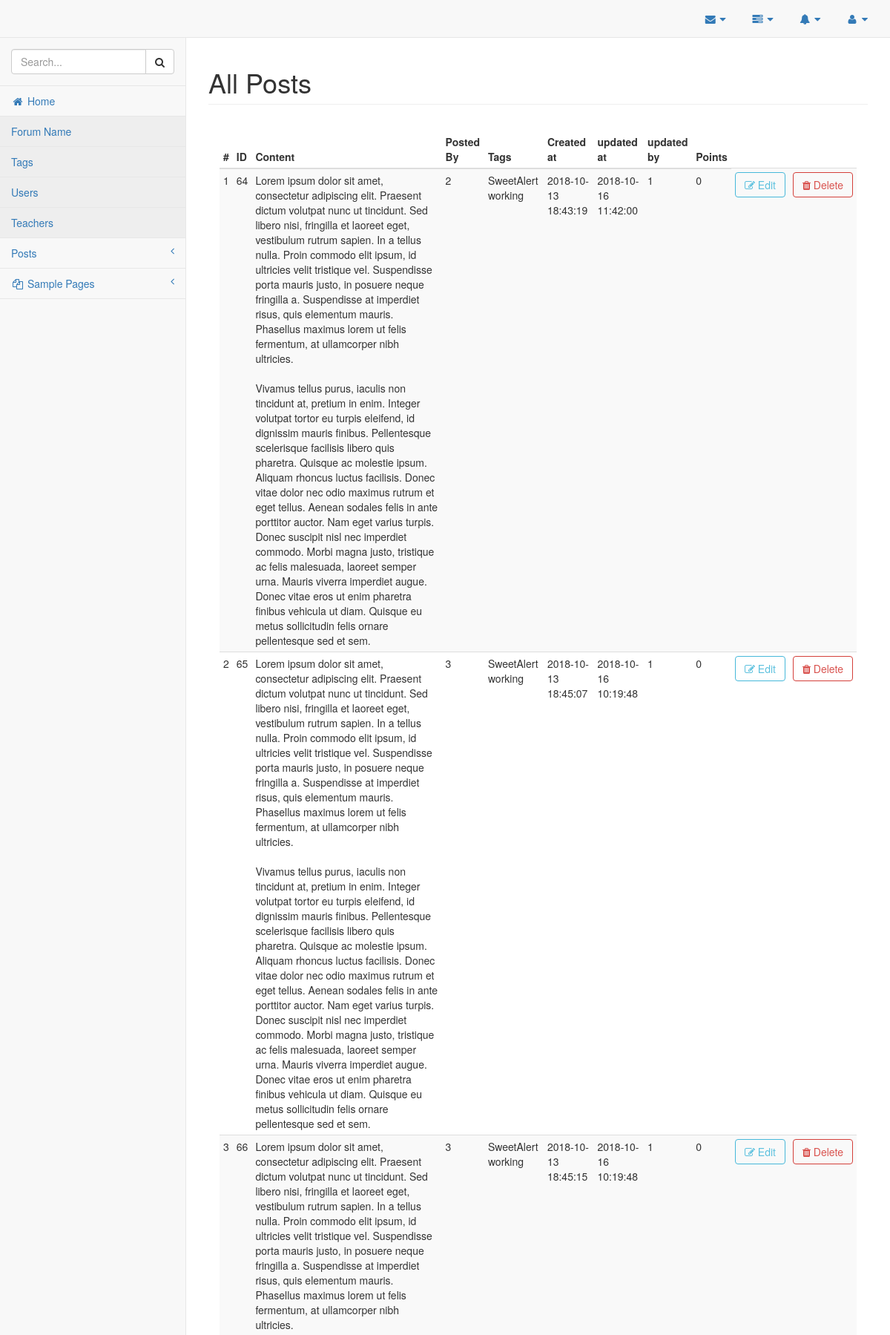
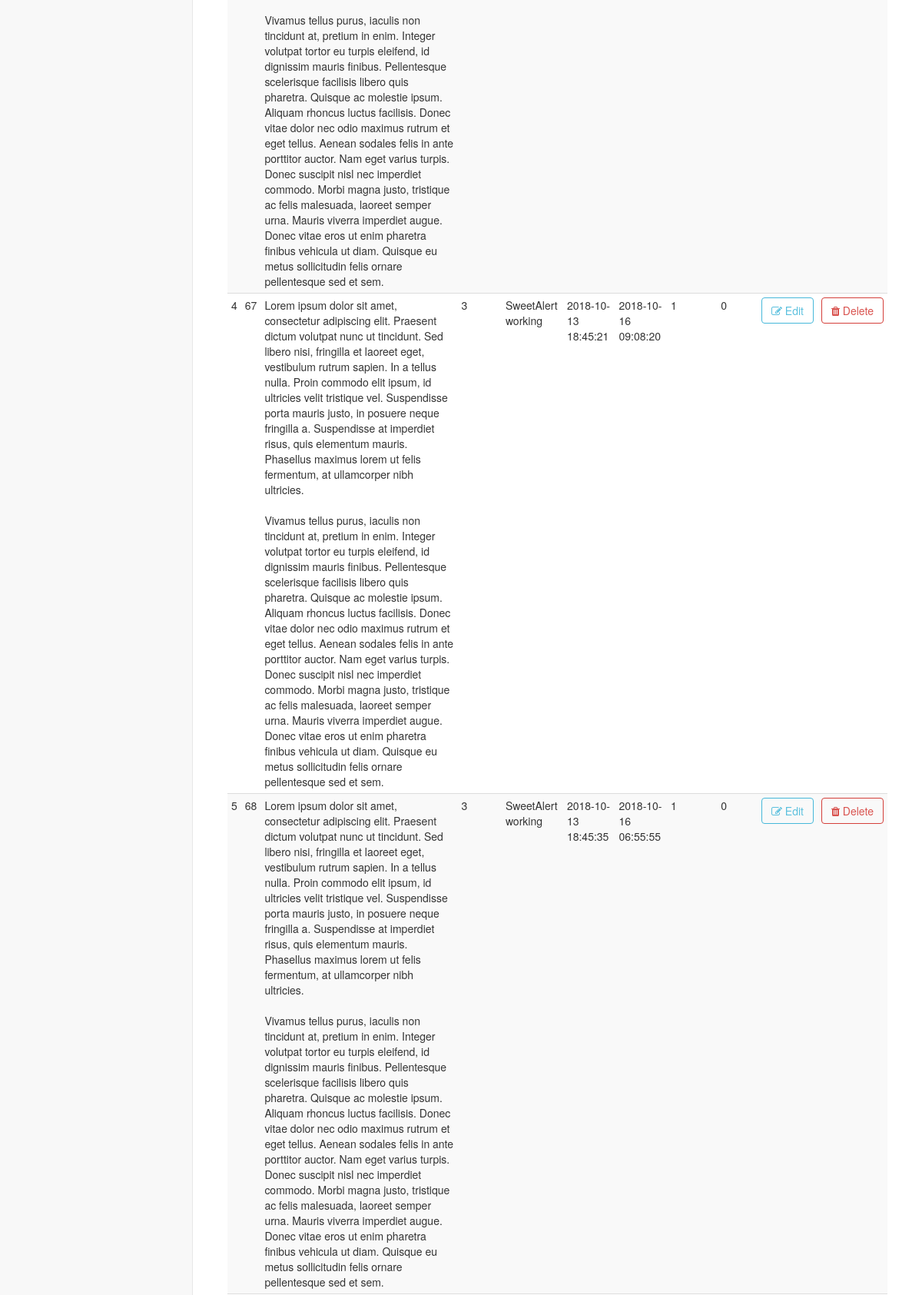
The page /admin/posts.php (signed in, upper part) on the database its author committed (2 pictures, top to bottom).
### tables this page shows
CREATE TABLE `posts` (
  `post_id` int(11) NOT NULL,
  `post_content` text NOT NULL,
  `post_image` text NOT NULL,
  `post_user_id` int(11) NOT NULL,
  `post_tags` mediumtext NOT NULL,
  `created_at` datetime NOT NULL,
  `deleted_at` datetime NOT NULL,
  `is_deleted` bit(1) NOT NULL DEFAULT b'0',
  `deleted_by` int(11) NOT NULL,
  `updated_at` datetime NOT NULL,
  `updated_by` int(11) NOT NULL,
  `post_points` int(11) NOT NULL
);

### classes/Database.php (called while the page is built, shortened)
<?php
    class Database {
        private $servername;
        private $username;
        private $password;
        private $database;
        private $connection;
        public function __construct(){
            $this->servername = "localhost";
            $this->username = "aniket";
            $this->password = "aniket";
            $this->database = "forumdb";
        }
        public function connectDB(){
            $this->connection = new mysqli($this->servername, $this->username, $this->password, $this->database);
        }
        public function getConnection(){
            return $this->connection;
        }
    }
    $database = new Database();
?>

### classes/Posts.php (called while the page is built, shortened)
<?php
	require_once("Database.php");
	class Posts {
		private $connection;
		public function __construct() {
			global $database;
			$this->connection = $database->getConnection();
		}
		public function getAllPosts() {
			$sql = "SELECT * FROM posts WHERE is_deleted = 0";
			$result_set = $this->connection->query($sql);
			return $result_set;
		}
	}
?>

### admin/posts.php (the view, shortened to what this page needs)
<!DOCTYPE html>
<html lang="en">
    <?php
        require_once("../ui-elements/header.php");
        require_once("../classes/Posts.php");
    ?>
    <body>
        <div id="wrapper">
            <?php
                require_once("../ui-elements/navigation.php");
            ?>
            <div id="page-wrapper">
                <div class="row">
                    <div class="col-lg-12">
                        <h1 class="page-header">All Posts</h1>
                    </div>
                </div>
                <div class="panel-body">
                    <table width="100%" id="posts-table" class="table table-striped table-condensed" id="posts-table">
                        <thead>
                            <tr>
                                <th>#</th>
                                <th>ID</th>
                                <th>Content</th>
                                <th>Posted By</th>
                                <th>Tags</th>
                                <th>Created at</th>
                                <th>updated at</th>
                                <th>updated by</th>
                                <th>Points</th>
                            </tr>
                        </thead>
                        <tbody>
                            <?php
                                $sr_no = 1;
                                $posts = new Posts();
                                $all_posts = $posts->getAllPosts();
                                while($row = mysqli_fetch_assoc($all_posts)) {
                                    extract($row);
                            ?>
                                    <tr>
                                        <td><?php echo $sr_no; ?></td>
                                        <td><?php echo $post_id; ?></td>
                                        <td><?php echo $post_content; ?></td>
                                        <td><?php echo $post_user_id; ?></td>
                                        <td><?php echo $post_tags; ?></td>
                                        <td><?php echo $created_at; ?></td>
                                        <td><?php echo $updated_at; ?></td>
                                        <td><?php echo $updated_by; ?></td>
                                        <td><?php echo $post_points; ?></td>
                                        <td><a class='btn btn-outline btn-info' onclick="editPostClicked(event, <?php echo $post_id; ?>, 'posts-table', this);"><span class='fa fa-pencil-square-o'></span> Edit</a></td>
                                        <td><a class='btn btn-outline btn-danger' onclick="deletePostClicked(event, <?php echo $post_id; ?>, this);"><span class='fa fa-trash'></span> Delete</a></td>
                                    </tr>
                            <?php
                                    $sr_no++;
                                }
                            ?>
                        </tbody>
                    </table>
                </div>
            </div>

### rows shown on the page
posts: post_id "64", post_content "Lorem ipsum dolor sit amet, consectetur adipiscing elit. Praesent dictum volutpat nunc ut tincidunt. Sed libero nisi, fringilla et laoreet eget, vestibulum rutrum sapien. In a tellus nulla. Proin commodo elit ipsum, id ultricies velit tristique vel. Suspendisse porta mauris justo, in posuere neque fringilla a. Suspendisse at imperdiet risus, quis elementum mauris. Phasellus maximus lorem ut felis fermentum, at ullamcorper nibh ultricies. Vivamus tellus purus, iaculis non tincidunt at, pretium in enim. Integer volutpat tortor eu turpis eleifend, id dignissim mauris finibus. Pellentesque scelerisque facilisis libero quis pharetra. Quisque ac molestie ipsum. Aliquam rhoncus luctus facilisis.…", post_user "2", post_tags "SweetAlert working", created_at "2018-10-13 18:43:19", updated_at "2018-10-16 11:42:00", updated_by "1", post_points "0"
posts: post_id "65", post_content "Lorem ipsum dolor sit amet, consectetur adipiscing elit. Praesent dictum volutpat nunc ut tincidunt. Sed libero nisi, fringilla et laoreet eget, vestibulum rutrum sapien. In a tellus nulla. Proin commodo elit ipsum, id ultricies velit tristique vel. Suspendisse porta mauris justo, in posuere neque fringilla a. Suspendisse at imperdiet risus, quis elementum mauris. Phasellus maximus lorem ut felis fermentum, at ullamcorper nibh ultricies. Vivamus tellus purus, iaculis non tincidunt at, pretium in enim. Integer volutpat tortor eu turpis eleifend, id dignissim mauris finibus. Pellentesque scelerisque facilisis libero quis pharetra. Quisque ac molestie ipsum. Aliquam rhoncus luctus facilisis.…", post_user "3", post_tags "SweetAlert working", created_at "2018-10-13 18:45:07", updated_at "2018-10-16 10:19:48", updated_by "1", post_points "0"
posts: post_id "66", post_content "Lorem ipsum dolor sit amet, consectetur adipiscing elit. Praesent dictum volutpat nunc ut tincidunt. Sed libero nisi, fringilla et laoreet eget, vestibulum rutrum sapien. In a tellus nulla. Proin commodo elit ipsum, id ultricies velit tristique vel. Suspendisse porta mauris justo, in posuere neque fringilla a. Suspendisse at imperdiet risus, quis elementum mauris. Phasellus maximus lorem ut felis fermentum, at ullamcorper nibh ultricies. Vivamus tellus purus, iaculis non tincidunt at, pretium in enim. Integer volutpat tortor eu turpis eleifend, id dignissim mauris finibus. Pellentesque scelerisque facilisis libero quis pharetra. Quisque ac molestie ipsum. Aliquam rhoncus luctus facilisis.…", post_user "3", post_tags "SweetAlert working", created_at "2018-10-13 18:45:15", updated_at "2018-10-16 10:19:48", updated_by "1", post_points "0"
posts: post_id "67", post_content "Lorem ipsum dolor sit amet, consectetur adipiscing elit. Praesent dictum volutpat nunc ut tincidunt. Sed libero nisi, fringilla et laoreet eget, vestibulum rutrum sapien. In a tellus nulla. Proin commodo elit ipsum, id ultricies velit tristique vel. Suspendisse porta mauris justo, in posuere neque fringilla a. Suspendisse at imperdiet risus, quis elementum mauris. Phasellus maximus lorem ut felis fermentum, at ullamcorper nibh ultricies. Vivamus tellus purus, iaculis non tincidunt at, pretium in enim. Integer volutpat tortor eu turpis eleifend, id dignissim mauris finibus. Pellentesque scelerisque facilisis libero quis pharetra. Quisque ac molestie ipsum. Aliquam rhoncus luctus facilisis.…", post_user "3", post_tags "SweetAlert working", created_at "2018-10-13 18:45:21", updated_at "2018-10-16 09:08:20", updated_by "1", post_points "0"
posts: post_id "68", post_content "Lorem ipsum dolor sit amet, consectetur adipiscing elit. Praesent dictum volutpat nunc ut tincidunt. Sed libero nisi, fringilla et laoreet eget, vestibulum rutrum sapien. In a tellus nulla. Proin commodo elit ipsum, id ultricies velit tristique vel. Suspendisse porta mauris justo, in posuere neque fringilla a. Suspendisse at imperdiet risus, quis elementum mauris. Phasellus maximus lorem ut felis fermentum, at ullamcorper nibh ultricies. Vivamus tellus purus, iaculis non tincidunt at, pretium in enim. Integer volutpat tortor eu turpis eleifend, id dignissim mauris finibus. Pellentesque scelerisque facilisis libero quis pharetra. Quisque ac molestie ipsum. Aliquam rhoncus luctus facilisis.…", post_user "3", post_tags "SweetAlert working", created_at "2018-10-13 18:45:35", updated_at "2018-10-16 06:55:55", updated_by "1", post_points "0"
